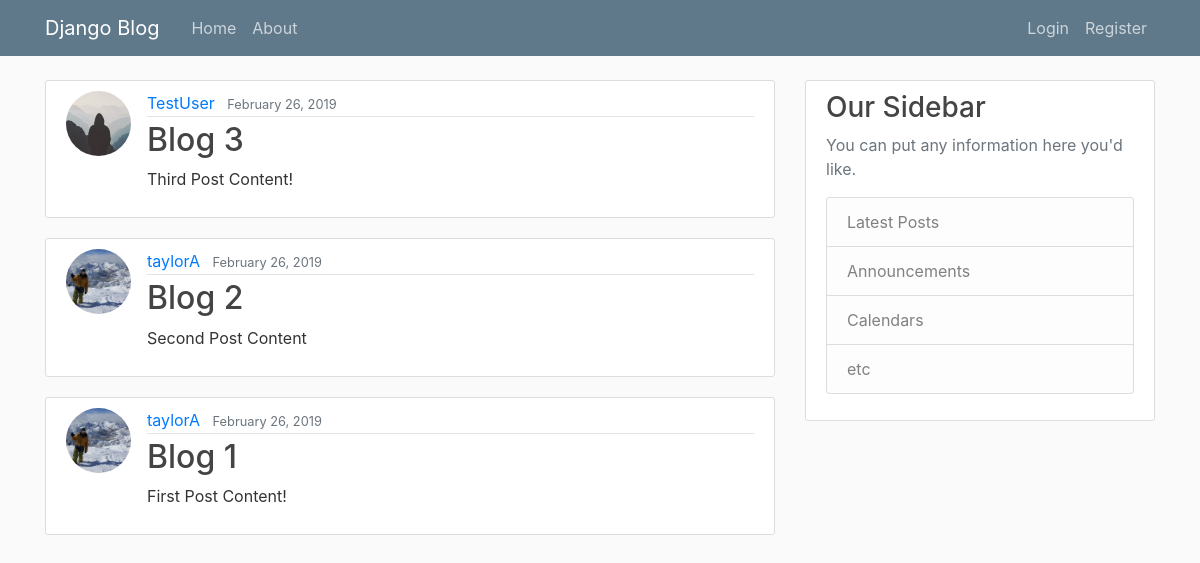
The app's page /, older data.
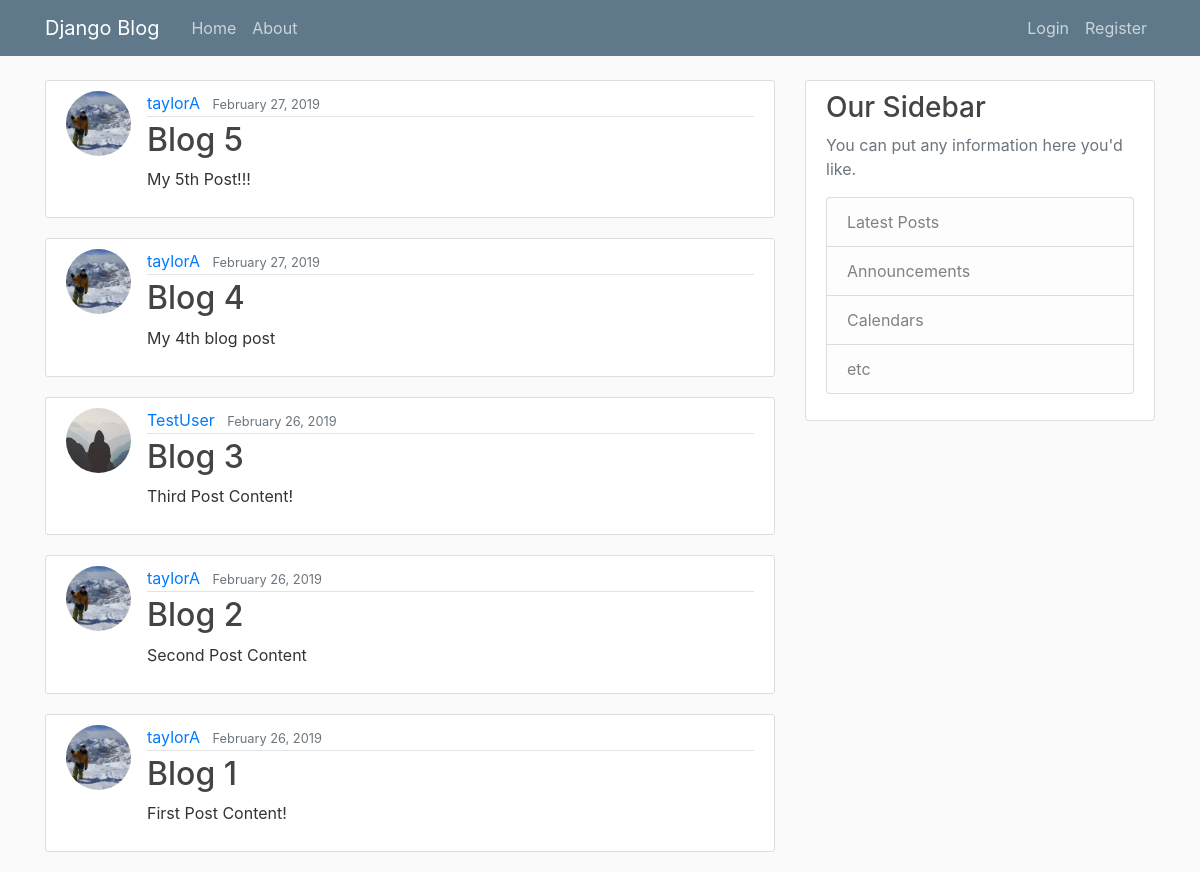
The same page, newer data.
### blog/models.py (models this page shows, shortened)
class Post(models.Model):
    title = models.CharField(max_length=100)
    content = models.TextField()
    date_posted = models.DateTimeField(default=timezone.now)
    author = models.ForeignKey(User, on_delete=models.CASCADE)

### users/models.py (models this page shows, shortened)
class Profile(models.Model):
    user = models.OneToOneField(User, on_delete=models.CASCADE)
    image = models.ImageField(default='default.jpg', upload_to='profile_pics')

### blog/views.py (the view)
# urls.py: path('', PostListView.as_view(), name='blog-home'),
class PostListView(ListView):
    model = Post
    template_name = 'blog/home.html'
    context_object_name = 'posts'
    ordering = ['-date_posted']
    paginate_by = 5

### blog/templates/blog/home.html
{% extends 'blog/base.html' %}
{% block content %}
    {% for post in posts %}
        <article class="media content-section">
            <img class='rounded-circle article-img' src='{{ post.author.profile.image.url }}'>
            <div class="media-body">
                <div class="article-metadata">
                    <a class="mr-2" href="#">{{ post.author }}</a>
                    <small class="text-muted">{{ post.date_posted|date:'F d, Y' }}</small>
                </div>
                <h2><a class="article-title" href="{% url 'post-detail' post.id %}">{{ post.title }}</a></h2>
                <p class="article-content">{{ post.content }}</p>
            </div>
        </article>
    {% endfor %}
{% endblock %}

Row changes from the older to the newer data that the page shows:
added Post: author.profile.image (picture), author "taylorA", date_posted "February 27, 2019", title "Blog 5", content "My 5th Post!!!"
added Post: author.profile.image (picture), author "taylorA", date_posted "February 27, 2019", title "Blog 4", content "My 4th blog post"
